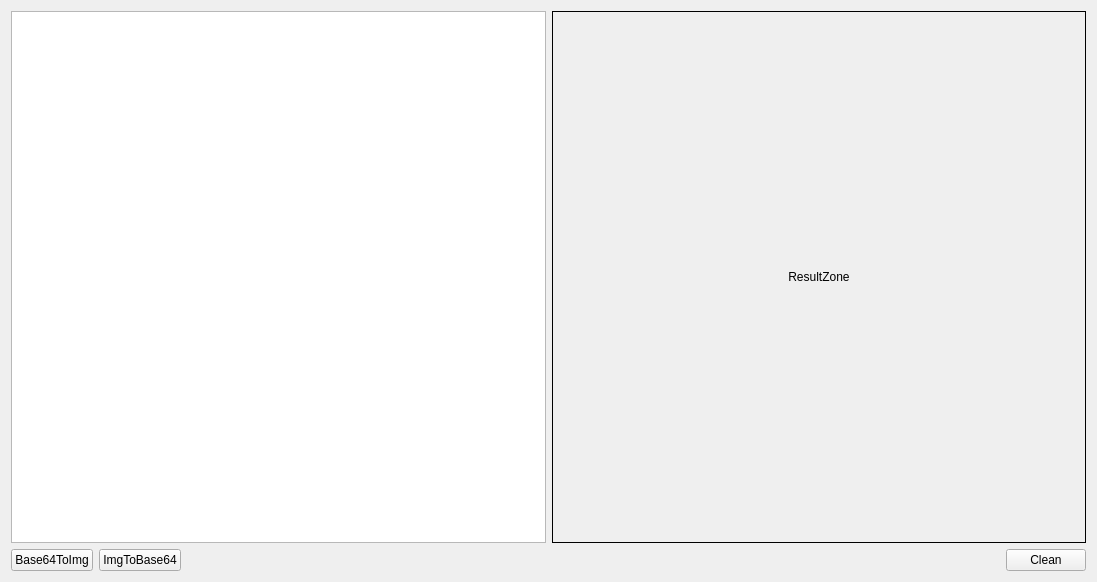
<?xml version="1.0" encoding="UTF-8"?>
<ui version="4.0">
 <class>WidgetImageBase64</class>
 <widget class="QWidget" name="WidgetImageBase64">
  <property name="geometry">
   <rect>
    <x>0</x>
    <y>0</y>
    <width>1097</width>
    <height>582</height>
   </rect>
  </property>
  <property name="windowTitle">
   <string>Form</string>
  </property>
  <layout class="QVBoxLayout" name="verticalLayout">
   <item>
    <layout class="QHBoxLayout" name="horizontalLayout">
     <item>
      <widget class="QTextEdit" name="text_result">
       <property name="sizePolicy">
        <sizepolicy hsizetype="Ignored" vsizetype="MinimumExpanding">
         <horstretch>0</horstretch>
         <verstretch>0</verstretch>
        </sizepolicy>
       </property>
       <property name="autoFillBackground">
        <bool>true</bool>
       </property>
      </widget>
     </item>
     <item>
      <widget class="QLabel" name="label_img">
       <property name="sizePolicy">
        <sizepolicy hsizetype="Ignored" vsizetype="MinimumExpanding">
         <horstretch>0</horstretch>
         <verstretch>0</verstretch>
        </sizepolicy>
       </property>
       <property name="minimumSize">
        <size>
         <width>0</width>
         <height>192</height>
        </size>
       </property>
       <property name="layoutDirection">
        <enum>Qt::LeftToRight</enum>
       </property>
       <property name="autoFillBackground">
        <bool>true</bool>
       </property>
       <property name="styleSheet">
        <string notr="true"/>
       </property>
       <property name="frameShape">
        <enum>QFrame::Box</enum>
       </property>
       <property name="text">
        <string>ResultZone</string>
       </property>
       <property name="alignment">
        <set>Qt::AlignCenter</set>
       </property>
      </widget>
     </item>
    </layout>
   </item>
   <item>
    <layout class="QHBoxLayout" name="horizontalLayout_2">
     <item>
      <widget class="QPushButton" name="base64ToImgBtn">
       <property name="text">
        <string>Base64ToImg</string>
       </property>
      </widget>
     </item>
     <item>
      <widget class="QPushButton" name="imgToBase64Btn">
       <property name="text">
        <string>ImgToBase64</string>
       </property>
      </widget>
     </item>
     <item>
      <spacer name="horizontalSpacer">
       <property name="orientation">
        <enum>Qt::Horizontal</enum>
       </property>
       <property name="sizeHint" stdset="0">
        <size>
         <width>40</width>
         <height>20</height>
        </size>
       </property>
      </spacer>
     </item>
     <item>
      <widget class="QPushButton" name="cleanBtn">
       <property name="text">
        <string>Clean</string>
       </property>
      </widget>
     </item>
    </layout>
   </item>
  </layout>
 </widget>
 <resources/>
 <connections/>
</ui>
